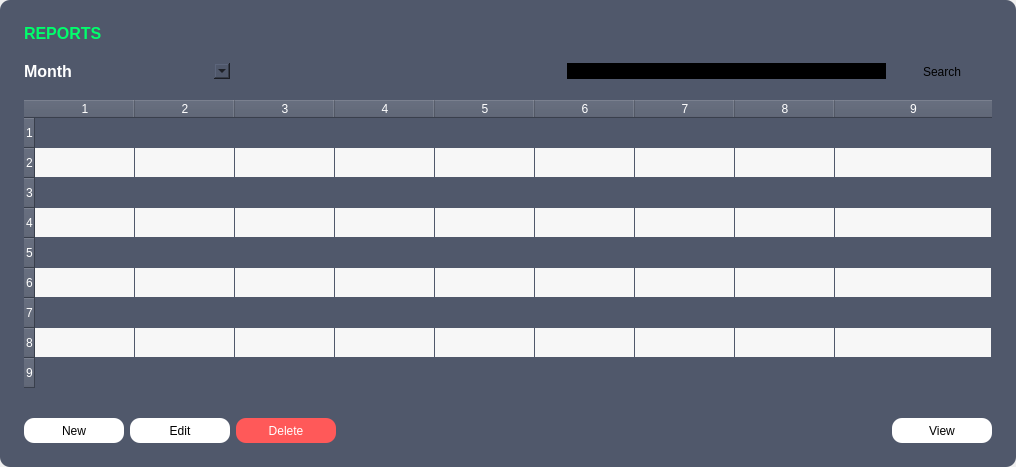
      <widget class="QWidget" name="pageReports">
       <property name="sizePolicy">
        <sizepolicy hsizetype="MinimumExpanding" vsizetype="MinimumExpanding">
         <horstretch>0</horstretch>
         <verstretch>0</verstretch>
        </sizepolicy>
       </property>
       <layout class="QGridLayout" name="gridLayout_7">
        <property name="leftMargin">
         <number>0</number>
        </property>
        <property name="topMargin">
         <number>0</number>
        </property>
        <property name="rightMargin">
         <number>0</number>
        </property>
        <property name="bottomMargin">
         <number>0</number>
        </property>
        <property name="spacing">
         <number>0</number>
        </property>
        <item row="0" column="0">
         <widget class="QFrame" name="frameReportsBackground">
          <property name="sizePolicy">
           <sizepolicy hsizetype="MinimumExpanding" vsizetype="MinimumExpanding">
            <horstretch>0</horstretch>
            <verstretch>0</verstretch>
           </sizepolicy>
          </property>
          <property name="minimumSize">
           <size>
            <width>0</width>
            <height>0</height>
           </size>
          </property>
          <property name="accessibleDescription">
           <string>backgroundFrame</string>
          </property>
          <property name="styleSheet">
           <string notr="true">background-color: rgb(80,88,107);
border-radius: 10px;</string>
          </property>
          <property name="frameShape">
           <enum>QFrame::StyledPanel</enum>
          </property>
          <property name="frameShadow">
           <enum>QFrame::Raised</enum>
          </property>
          <layout class="QGridLayout" name="gridLayout_14">
           <property name="sizeConstraint">
            <enum>QLayout::SetDefaultConstraint</enum>
           </property>
           <property name="leftMargin">
            <number>24</number>
           </property>
           <property name="topMargin">
            <number>24</number>
           </property>
           <property name="rightMargin">
            <number>24</number>
           </property>
           <property name="bottomMargin">
            <number>24</number>
           </property>
           <property name="verticalSpacing">
            <number>16</number>
           </property>
           <item row="3" column="5">
            <widget class="QPushButton" name="pushButtonReportsView">
             <property name="sizePolicy">
              <sizepolicy hsizetype="Fixed" vsizetype="Fixed">
               <horstretch>0</horstretch>
               <verstretch>0</verstretch>
              </sizepolicy>
             </property>
             <property name="minimumSize">
              <size>
               <width>100</width>
               <height>25</height>
              </size>
             </property>
             <property name="cursor">
              <cursorShape>PointingHandCursor</cursorShape>
             </property>
             <property name="accessibleDescription">
              <string>neutralButton</string>
             </property>
             <property name="autoFillBackground">
              <bool>false</bool>
             </property>
             <property name="styleSheet">
              <string notr="true">background-color: rgb(255, 255, 255);
color: rgb(0, 0, 0);</string>
             </property>
             <property name="text">
              <string>View</string>
             </property>
             <property name="default">
              <bool>false</bool>
             </property>
             <property name="flat">
              <bool>false</bool>
             </property>
            </widget>
           </item>
           <item row="1" column="0">
            <widget class="QLabel" name="labelMonth">
             <property name="sizePolicy">
              <sizepolicy hsizetype="Fixed" vsizetype="Fixed">
               <horstretch>0</horstretch>
               <verstretch>0</verstretch>
              </sizepolicy>
             </property>
             <property name="font">
              <font>
               <family>Segoe UI</family>
               <pointsize>12</pointsize>
               <weight>75</weight>
               <bold>true</bold>
              </font>
             </property>
             <property name="cursor">
              <cursorShape>ArrowCursor</cursorShape>
             </property>
             <property name="accessibleDescription">
              <string>normalLabel</string>
             </property>
             <property name="styleSheet">
              <string notr="true">color: rgb(255, 255, 255);</string>
             </property>
             <property name="text">
              <string>Month</string>
             </property>
             <property name="scaledContents">
              <bool>true</bool>
             </property>
             <property name="openExternalLinks">
              <bool>false</bool>
             </property>
             <property name="textInteractionFlags">
              <set>Qt::LinksAccessibleByMouse</set>
             </property>
            </widget>
           </item>
           <item row="2" column="0" colspan="6">
            <widget class="QTableWidget" name="tableWidgetReports">
             <property name="sizePolicy">
              <sizepolicy hsizetype="MinimumExpanding" vsizetype="MinimumExpanding">
               <horstretch>0</horstretch>
               <verstretch>0</verstretch>
              </sizepolicy>
             </property>
             <property name="font">
              <font>
               <pointsize>11</pointsize>
              </font>
             </property>
             <property name="styleSheet">
              <string notr="true">background-color: rgb(80,88,107);
color: rgb(255,255,255);</string>
             </property>
             <property name="frameShadow">
              <enum>QFrame::Plain</enum>
             </property>
             <property name="lineWidth">
              <number>1</number>
             </property>
             <property name="horizontalScrollBarPolicy">
              <enum>Qt::ScrollBarAsNeeded</enum>
             </property>
             <property name="sizeAdjustPolicy">
              <enum>QAbstractScrollArea::AdjustToContents</enum>
             </property>
             <property name="autoScroll">
              <bool>true</bool>
             </property>
             <property name="editTriggers">
              <set>QAbstractItemView::NoEditTriggers</set>
             </property>
             <property name="alternatingRowColors">
              <bool>true</bool>
             </property>
             <property name="selectionMode">
              <enum>QAbstractItemView::SingleSelection</enum>
             </property>
             <property name="selectionBehavior">
              <enum>QAbstractItemView::SelectRows</enum>
             </property>
             <property name="textElideMode">
              <enum>Qt::ElideLeft</enum>
             </property>
             <property name="horizontalScrollMode">
              <enum>QAbstractItemView::ScrollPerPixel</enum>
             </property>
             <property name="showGrid">
              <bool>true</bool>
             </property>
             <property name="gridStyle">
              <enum>Qt::NoPen</enum>
             </property>
             <property name="sortingEnabled">
              <bool>true</bool>
             </property>
             <property name="cornerButtonEnabled">
              <bool>false</bool>
             </property>
             <property name="rowCount">
              <number>9</number>
             </property>
             <property name="columnCount">
              <number>9</number>
             </property>
             <attribute name="horizontalHeaderStretchLastSection">
              <bool>true</bool>
             </attribute>
             <attribute name="verticalHeaderStretchLastSection">
              <bool>false</bool>
             </attribute>
             <row/>
             <row/>
             <row/>
             <row/>
             <row/>
             <row/>
             <row/>
             <row/>
             <row/>
             <column/>
             <column/>
             <column/>
             <column/>
             <column/>
             <column/>
             <column/>
             <column/>
             <column/>
            </widget>
           </item>
           <item row="1" column="5">
            <widget class="QPushButton" name="pushButtonSearchReports">
             <property name="sizePolicy">
              <sizepolicy hsizetype="Fixed" vsizetype="Fixed">
               <horstretch>0</horstretch>
               <verstretch>0</verstretch>
              </sizepolicy>
             </property>
             <property name="minimumSize">
              <size>
               <width>100</width>
               <height>25</height>
              </size>
             </property>
             <property name="accessibleDescription">
              <string>successButton</string>
             </property>
             <property name="text">
              <string>Search</string>
             </property>
            </widget>
           </item>
           <item row="0" column="0">
            <widget class="QLabel" name="labeReports">
             <property name="font">
              <font>
               <family>Segoe UI</family>
               <pointsize>12</pointsize>
               <weight>75</weight>
               <bold>true</bold>
              </font>
             </property>
             <property name="cursor">
              <cursorShape>ArrowCursor</cursorShape>
             </property>
             <property name="accessibleDescription">
              <string>titleLabel</string>
             </property>
             <property name="styleSheet">
              <string notr="true">
	color: rgb(0, 255, 108);</string>
             </property>
             <property name="text">
              <string>REPORTS</string>
             </property>
             <property name="scaledContents">
              <bool>true</bool>
             </property>
             <property name="openExternalLinks">
              <bool>false</bool>
             </property>
             <property name="textInteractionFlags">
              <set>Qt::LinksAccessibleByMouse</set>
             </property>
            </widget>
           </item>
           <item row="1" column="1">
            <widget class="QComboBox" name="comboBoxReportsMonth">
             <property name="sizePolicy">
              <sizepolicy hsizetype="Fixed" vsizetype="Fixed">
               <horstretch>0</horstretch>
               <verstretch>0</verstretch>
              </sizepolicy>
             </property>
             <property name="minimumSize">
              <size>
               <width>100</width>
               <height>0</height>
              </size>
             </property>
             <property name="sizeAdjustPolicy">
              <enum>QComboBox::AdjustToContents</enum>
             </property>
             <property name="frame">
              <bool>false</bool>
             </property>
            </widget>
           </item>
           <item row="3" column="1">
            <widget class="QPushButton" name="pushButtonEditReports">
             <property name="sizePolicy">
              <sizepolicy hsizetype="Fixed" vsizetype="Fixed">
               <horstretch>0</horstretch>
               <verstretch>0</verstretch>
              </sizepolicy>
             </property>
             <property name="minimumSize">
              <size>
               <width>100</width>
               <height>25</height>
              </size>
             </property>
             <property name="cursor">
              <cursorShape>PointingHandCursor</cursorShape>
             </property>
             <property name="accessibleDescription">
              <string>neutralButton</string>
             </property>
             <property name="autoFillBackground">
              <bool>false</bool>
             </property>
             <property name="styleSheet">
              <string notr="true">background-color: rgb(255, 255, 255);
</string>
             </property>
             <property name="text">
              <string>Edit</string>
             </property>
             <property name="default">
              <bool>false</bool>
             </property>
             <property name="flat">
              <bool>false</bool>
             </property>
            </widget>
           </item>
           <item row="3" column="0">
            <widget class="QPushButton" name="pushButtonNew">
             <property name="sizePolicy">
              <sizepolicy hsizetype="Fixed" vsizetype="Fixed">
               <horstretch>0</horstretch>
               <verstretch>0</verstretch>
              </sizepolicy>
             </property>
             <property name="minimumSize">
              <size>
               <width>100</width>
               <height>25</height>
              </size>
             </property>
             <property name="cursor">
              <cursorShape>PointingHandCursor</cursorShape>
             </property>
             <property name="accessibleDescription">
              <string>neutralButton</string>
             </property>
             <property name="autoFillBackground">
              <bool>false</bool>
             </property>
             <property name="styleSheet">
              <string notr="true">background-color: rgb(255, 255, 255);
color: rgb(0, 0, 0);</string>
             </property>
             <property name="text">
              <string>New</string>
             </property>
             <property name="default">
              <bool>false</bool>
             </property>
             <property name="flat">
              <bool>false</bool>
             </property>
            </widget>
           </item>
           <item row="3" column="2">
            <widget class="QPushButton" name="pushButtonDelete">
             <property name="sizePolicy">
              <sizepolicy hsizetype="Fixed" vsizetype="Fixed">
               <horstretch>0</horstretch>
               <verstretch>0</verstretch>
              </sizepolicy>
             </property>
             <property name="minimumSize">
              <size>
               <width>100</width>
               <height>25</height>
              </size>
             </property>
             <property name="cursor">
              <cursorShape>PointingHandCursor</cursorShape>
             </property>
             <property name="accessibleDescription">
              <string>dangerButton</string>
             </property>
             <property name="autoFillBackground">
              <bool>false</bool>
             </property>
             <property name="styleSheet">
              <string notr="true">background-color: rgb(255, 89, 89);
color: rgb(255, 255, 255);</string>
             </property>
             <property name="text">
              <string>Delete</string>
             </property>
             <property name="default">
              <bool>false</bool>
             </property>
             <property name="flat">
              <bool>false</bool>
             </property>
            </widget>
           </item>
           <item row="1" column="4">
            <widget class="QLineEdit" name="txtBoxSearchReports">
             <property name="sizePolicy">
              <sizepolicy hsizetype="MinimumExpanding" vsizetype="Fixed">
               <horstretch>0</horstretch>
               <verstretch>0</verstretch>
              </sizepolicy>
             </property>
             <property name="minimumSize">
              <size>
               <width>100</width>
               <height>0</height>
              </size>
             </property>
             <property name="maximumSize">
              <size>
               <width>16777215</width>
               <height>16777215</height>
              </size>
             </property>
             <property name="accessibleDescription">
              <string>searchBar</string>
             </property>
             <property name="styleSheet">
              <string notr="true">background-color: rgb(0, 0, 0);</string>
             </property>
            </widget>
           </item>
           <item row="1" column="2">
            <spacer name="horizontalSpacer_3">
             <property name="orientation">
              <enum>Qt::Horizontal</enum>
             </property>
             <property name="sizeHint" stdset="0">
              <size>
               <width>40</width>
               <height>20</height>
              </size>
             </property>
            </spacer>
           </item>
          </layout>
         </widget>
        </item>
       </layout>
      </widget>
